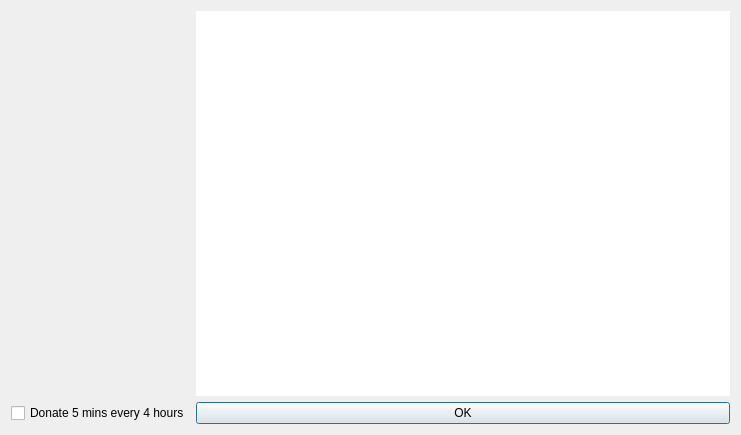
<?xml version="1.0" encoding="UTF-8"?>
<ui version="4.0">
 <class>helpDialog</class>
 <widget class="QDialog" name="helpDialog">
  <property name="geometry">
   <rect>
    <x>0</x>
    <y>0</y>
    <width>741</width>
    <height>435</height>
   </rect>
  </property>
  <property name="windowTitle">
   <string>Help</string>
  </property>
  <layout class="QGridLayout" name="gridLayout">
   <item row="0" column="0">
    <widget class="QLabel" name="label">
     <property name="text">
      <string/>
     </property>
     <property name="pixmap">
      <pixmap resource="resources.qrc">:/images/logo.png</pixmap>
     </property>
    </widget>
   </item>
   <item row="0" column="1">
    <widget class="QPlainTextEdit" name="plainTextEdit">
     <property name="frameShape">
      <enum>QFrame::NoFrame</enum>
     </property>
     <property name="lineWidth">
      <number>0</number>
     </property>
     <property name="readOnly">
      <bool>true</bool>
     </property>
    </widget>
   </item>
   <item row="1" column="1">
    <widget class="QPushButton" name="pushButtonFinish">
     <property name="text">
      <string>OK</string>
     </property>
    </widget>
   </item>
   <item row="1" column="0">
    <widget class="QCheckBox" name="checkBox">
     <property name="text">
      <string>Donate 5 mins every 4 hours</string>
     </property>
    </widget>
   </item>
  </layout>
 </widget>
 <resources>
  <include location="resources.qrc"/>
 </resources>
 <connections/>
</ui>
